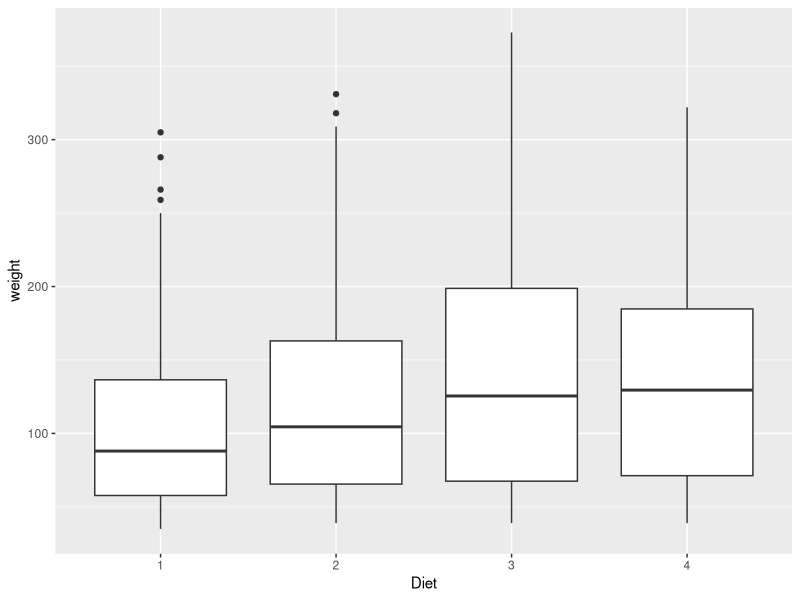
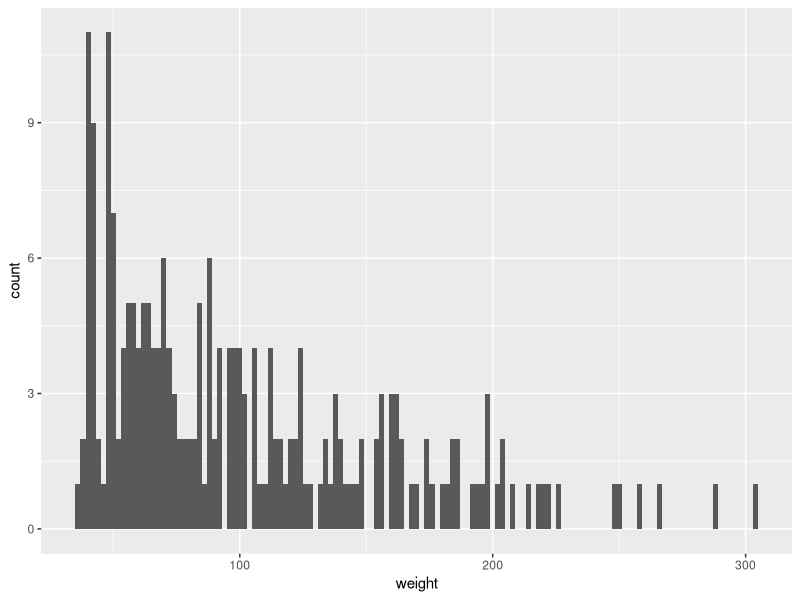
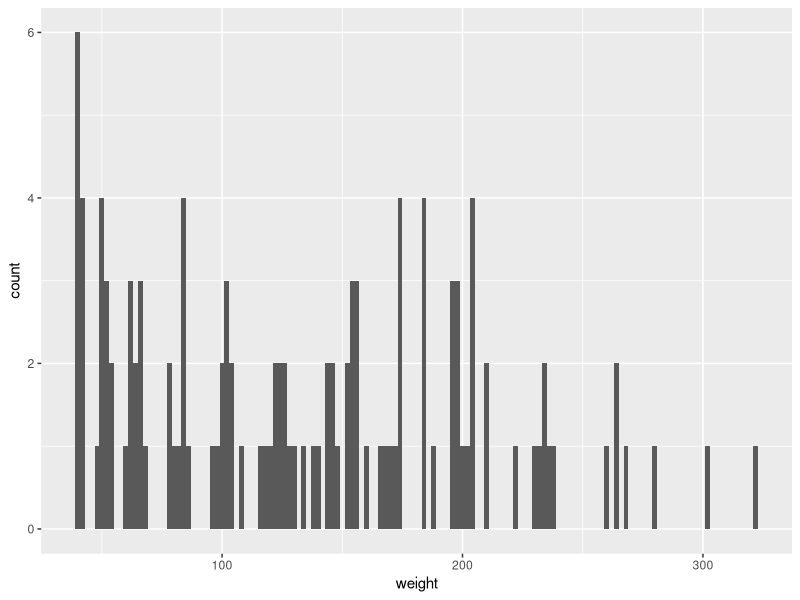
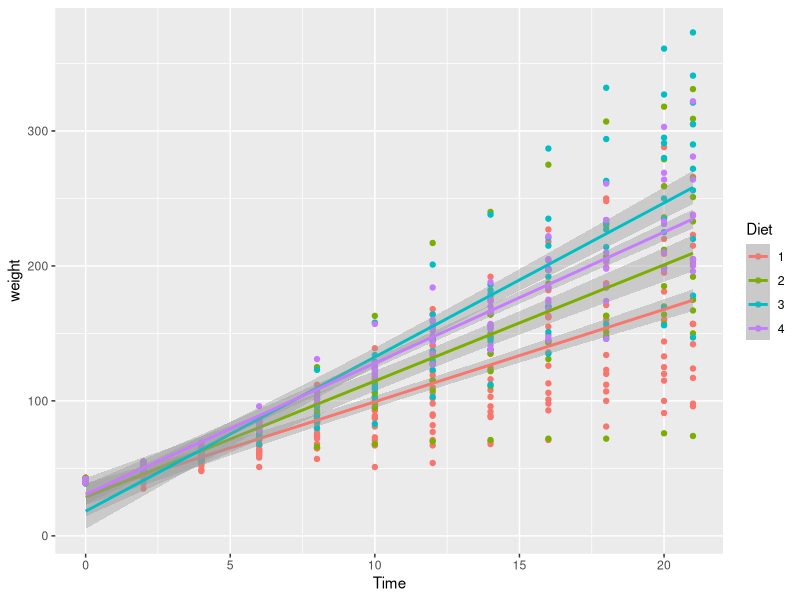

The R source for these figures, in order:
#3(i)
summary(ChickWeight)
#(ii)
library(ggplot2)
ggplot(ChickWeight, aes(x=Diet, y=weight)) + 
  geom_boxplot()
#(iii)
ggplot(ChickWeight[ChickWeight$Diet==1,], aes(x=weight)) + 
  geom_histogram(binwidth=2)
#(iv)
ggplot(ChickWeight[ChickWeight$Diet==4,], aes(x=weight)) + 
  geom_histogram(binwidth=2)
#(v)
ggplot(ChickWeight, aes(x=Time, y=weight, color=Diet)) + 
  geom_point() + 
  geom_smooth(method=lm)
